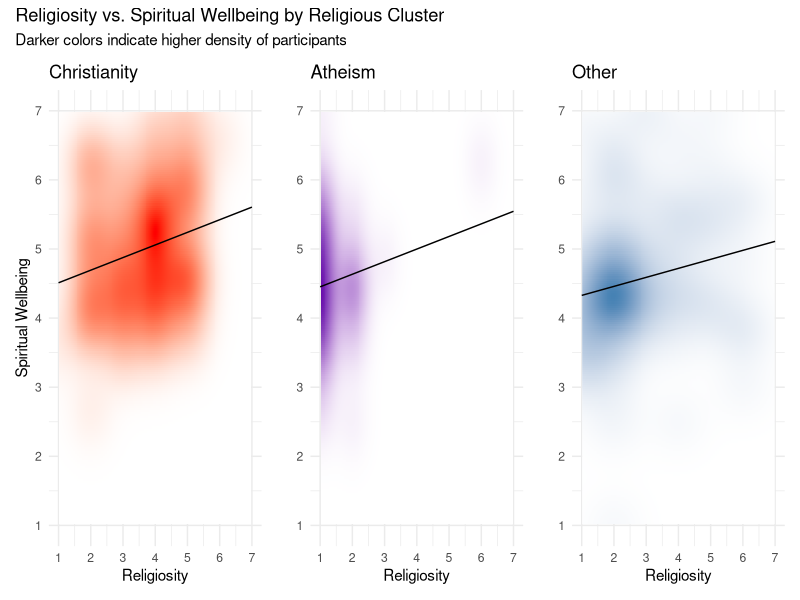
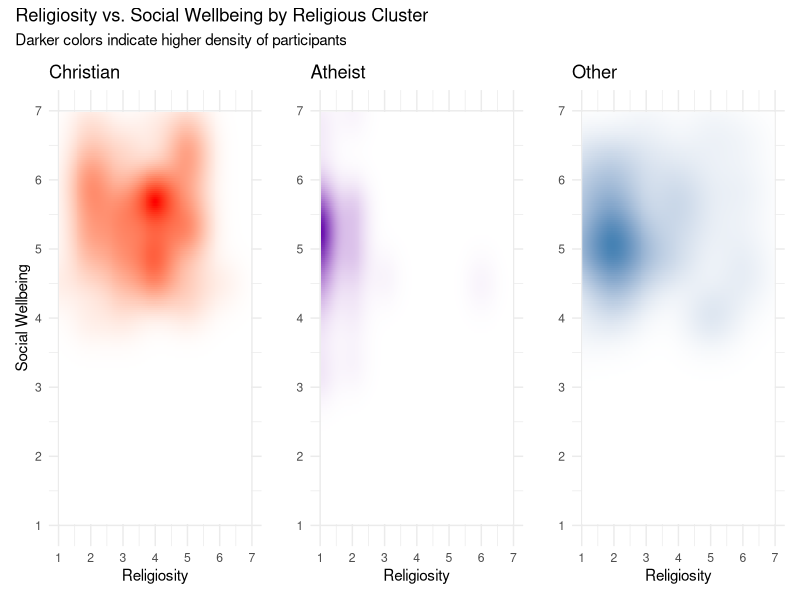
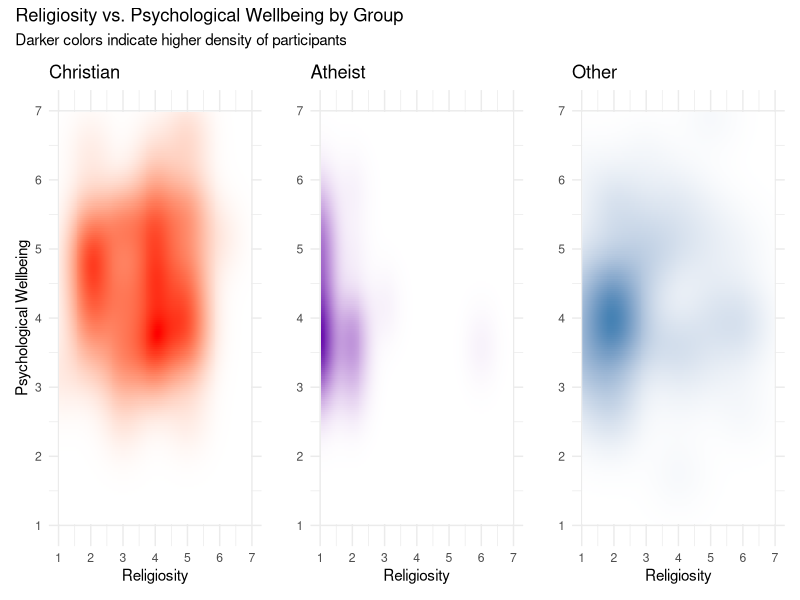

Recreate these plots in R, in order. (Note: this script raises an error after producing the figures.)
read.csv("Data/new_complete_data - Sheet1.csv")
# Read the file, Data/ to access it in the folder
myData <- read.csv("Data/new_complete_data - Sheet1.csv", header = TRUE)
# Assign File to something, header true needed to count first row as header not data

library(dplyr)
library(ggplot2)
library(patchwork)
library(tidyverse)

#Data prep
myData_cleaned <- myData %>%
  mutate(Religion_Cluster = case_when(
    Demographics_relig == "1" ~ "Christian",
    Demographics_relig == "6" ~ "Atheist",
    TRUE ~ "Other" 
  )) %>%
  filter(!is.na(Demographics_rlgsty), !is.na(Total_Spirit_Wellbeing))


#Plot 1: Christianity (Red)
p1 <- ggplot(filter(myData_cleaned, Religion_Cluster == "Christian"), 
             aes(x = Demographics_rlgsty, y = Total_Spirit_Wellbeing)) +
  stat_density_2d(aes(fill = after_stat(density)), geom = "raster", contour = FALSE, n = 200) +
  geom_smooth(method = "lm", linewidth = 0.5, color = "black", 
              se = FALSE, fullrange = TRUE, na.rm = TRUE) +
  scale_fill_gradient(low = "white", high = "#FF0000") +
  scale_x_continuous(limits = c(1, 7), breaks = 1:7) +
  scale_y_continuous(limits = c(1, 7), breaks = 1:7) +
  labs(title = "Christianity", x = "Religiosity", y = "Spiritual Wellbeing") +
  theme_minimal() + theme(legend.position = "none")


#Plot 2: Atheism (Purple)
p2 <- ggplot(filter(myData_cleaned, Religion_Cluster == "Atheist"), 
             aes(x = Demographics_rlgsty, y = Total_Spirit_Wellbeing)) +
  stat_density_2d(aes(fill = after_stat(density)), geom = "raster", contour = FALSE, n = 200) +
  geom_smooth(method = "lm", color = "black", linewidth = 0.5, 
              se = FALSE, fullrange = TRUE, na.rm = TRUE) +
  scale_fill_gradient(low = "white",high = "#6A0DAD") + # Purple
  scale_x_continuous(limits = c(1, 7), breaks = 1:7) +
  scale_y_continuous(limits = c(1, 7), breaks = 1:7) +
  labs(title = "Atheism", x = "Religiosity", y = "") +
  theme_minimal() + theme(legend.position = "none")

#Plot 3: Other (Blue)
p3 <- ggplot(filter(myData_cleaned, Religion_Cluster == "Other"), 
             aes(x = Demographics_rlgsty, y = Total_Spirit_Wellbeing)) +
  stat_density_2d(aes(fill = after_stat(density)), geom = "raster", contour = FALSE, n = 200) +
  geom_smooth(method = "lm", color = "black", linewidth = 0.5, 
              se = FALSE, fullrange = TRUE, na.rm = TRUE) +
  scale_fill_gradient(low = "white", high = "steelblue") + 
  scale_x_continuous(limits = c(1, 7), breaks = 1:7) +
  scale_y_continuous(limits = c(1, 7), breaks = 1:7) +
  labs(title = "Other", x = "Religiosity", y = "") +
  theme_minimal() + theme(legend.position = "none")

# 3. Combine them w/ patchwork
(p1 | p2 | p3) + 
  plot_annotation(
    title = "Religiosity vs. Spiritual Wellbeing by Religious Cluster",
    subtitle = "Darker colors indicate higher density of participants"
  )





#Set 2 for Social wellbeing - not finished trendlines need to be added can be copied from complete code above
p4 <- ggplot(filter(myData_cleaned, Religion_Cluster == "Christian"), 
             aes(x = Demographics_rlgsty, y = Total_Social_Wellbeing)) +
  stat_density_2d(aes(fill = after_stat(density)), geom = "raster", contour = FALSE, n = 200) +
  scale_fill_gradient(low = "white", high = "#FF0000") + # Red
  scale_x_continuous(limits = c(1, 7), breaks = 1:7) +
  scale_y_continuous(limits = c(1, 7), breaks = 1:7) +
  labs(title = "Christian", x = "Religiosity", y = "Social Wellbeing") +
  theme_minimal() + theme(legend.position = "none")

# Plot 2: Atheist (Purple)
p5 <- ggplot(filter(myData_cleaned, Religion_Cluster == "Atheist"), 
             aes(x = Demographics_rlgsty, y = Total_Social_Wellbeing)) +
  stat_density_2d(aes(fill = after_stat(density)), geom = "raster", contour = FALSE, n = 200) +
  scale_fill_gradient(low = "white", high = "#6A0DAD") + # Purple
  scale_x_continuous(limits = c(1, 7), breaks = 1:7) +
  scale_y_continuous(limits = c(1, 7), breaks = 1:7) +
  labs(title = "Atheist", x = "Religiosity", y = "") +
  theme_minimal() + theme(legend.position = "none")

# Plot 3: Other (Blue)
p6 <- ggplot(filter(myData_cleaned, Religion_Cluster == "Other"), 
             aes(x = Demographics_rlgsty, y = Total_Social_Wellbeing)) +
  stat_density_2d(aes(fill = after_stat(density)), geom = "raster", contour = FALSE, n = 200) +
  scale_fill_gradient(low = "white", high = "steelblue") + 
  scale_x_continuous(limits = c(1, 7), breaks = 1:7) +
  scale_y_continuous(limits = c(1, 7), breaks = 1:7) +
  labs(title = "Other", x = "Religiosity", y = "") +
  theme_minimal() + theme(legend.position = "none")

# 3. Combine them w/ patchwork
(p4 | p5 | p6) + 
  plot_annotation(
    title = "Religiosity vs. Social Wellbeing by Religious Cluster",
    subtitle = "Darker colors indicate higher density of participants"
  )




#Also needs to be finished set 3 for psych wellbeing
p7 <- ggplot(filter(myData_cleaned, Religion_Cluster == "Christian"), 
             aes(x = Demographics_rlgsty, y = Total_Psych_Wellbeing)) +
  stat_density_2d(aes(fill = after_stat(density)), geom = "raster", contour = FALSE, n = 200) +
  scale_fill_gradient(low = "white", high = "#FF0000") + # Red
  scale_x_continuous(limits = c(1, 7), breaks = 1:7) +
  scale_y_continuous(limits = c(1, 7), breaks = 1:7) +
  labs(title = "Christian", x = "Religiosity", y = "Psychological Wellbeing") +
  theme_minimal() + theme(legend.position = "none")

# Plot 2: Atheist (Purple Scale)
p8 <- ggplot(filter(myData_cleaned, Religion_Cluster == "Atheist"), 
             aes(x = Demographics_rlgsty, y = Total_Psych_Wellbeing)) +
  stat_density_2d(aes(fill = after_stat(density)), geom = "raster", contour = FALSE, n = 200) +
  scale_fill_gradient(low = "white", high = "#6A0DAD") + # Purple
  scale_x_continuous(limits = c(1, 7), breaks = 1:7) +
  scale_y_continuous(limits = c(1, 7), breaks = 1:7) +
  labs(title = "Atheist", x = "Religiosity", y = "") + # Removed Y label for middle plot
  theme_minimal() + theme(legend.position = "none")

# Plot 3: Other (Blue/Steel Scale)
p9 <- ggplot(filter(myData_cleaned, Religion_Cluster == "Other"), 
             aes(x = Demographics_rlgsty, y = Total_Psych_Wellbeing)) +
  stat_density_2d(aes(fill = after_stat(density)), geom = "raster", contour = FALSE, n = 200) +
  scale_fill_gradient(low = "white", high = "steelblue") + 
  scale_x_continuous(limits = c(1, 7), breaks = 1:7) +
  scale_y_continuous(limits = c(1, 7), breaks = 1:7) +
  labs(title = "Other", x = "Religiosity", y = "") + # Removed Y label for clean look
  theme_minimal() + theme(legend.position = "none")

# 3. Combine them using patchwork
(p7 | p8 | p9) + 
  plot_annotation(
    title = "Religiosity vs. Psychological Wellbeing by Group",
    subtitle = "Darker colors indicate higher density of participants"
  )





  

#Heat map by class
p1 <- ggplot(filter(myData_density_compare, Religion_Cluster == "Christian"), 
             aes(x = Demographics_rlgsty, y = Total_Spirit_Wellbeing)) +
  
#Upperclassmen
  stat_density_2d(data = filter(myData_density_compare, Religion_Cluster == "Christian", Year_Group == "Upperclassmen"),
                  aes(fill = after_stat(count)), geom = "raster", contour = FALSE, 
                  n = 200, na.rm = TRUE, show.legend = FALSE,
                  lims = c(1, 7, 1, 7)) +
  scale_fill_gradient(low = "white", high = "#E69F00") + 
  
#Underclassmen
  stat_density_2d(data = filter(myData_density_compare, Religion_Cluster == "Christian", Year_Group == "Underclassmen"),
                  aes(alpha = after_stat(count)), fill = "#56B4E9", geom = "raster", contour = FALSE, 
                  n = 200, na.rm = TRUE, show.legend = FALSE,
                  lims = c(1, 7, 1, 7)) +
  scale_alpha_continuous(range = c(0, 0.5)) + 
  
#Trendlines
  geom_smooth(data = filter(myData_density_compare, Religion_Cluster == "Christian", Year_Group == "Upperclassmen"),
              method = "lm", color = "black", linewidth = 0.7, se = FALSE, fullrange = TRUE, na.rm = TRUE) +
  geom_smooth(data = filter(myData_density_compare, Religion_Cluster == "Christian", Year_Group == "Underclassmen"),
              method = "lm", color = "black", linewidth = 0.4, linetype = "dashed", se = FALSE, fullrange = TRUE, na.rm = TRUE) +
  
#Legend
  annotate("segment", x = 1.2, xend = 1.7, y = 6.8, yend = 6.8, color = "black", linewidth = 0.8) +
  annotate("text", x = 1.8, y = 6.8, label = "Upperclassmen (n = 243)", hjust = 0, size = 3.5, fontface = "italic") +
  annotate("segment", x = 1.2, xend = 1.7, y = 6.4, yend = 6.4, color = "black", linewidth = 0.6, linetype = "dashed") +
  annotate("text", x = 1.8, y = 6.4, label = "Underclassmen (n = 88)", hjust = 0, size = 3.5, fontface = "italic") +
  labs(title = "Christian Participants", 
       subtitle = "Proportional density: Red (N=243) vs Blue (N=88)",
       x = "Religiosity Score (1-7)", y = "Spiritual Wellbeing Score (1-7)") +
  theme_minimal() +
  theme(plot.title = element_text(face = "bold", size = 14), 
        legend.position = "none",
        panel.grid.minor = element_blank()) # Cleans up the background grid
p1
